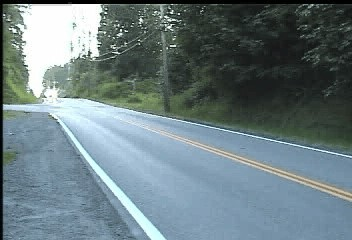
%> input picture MATLAB优化算法案例分析与应用（进阶篇）1-10章程序下载/第2章/19.jpg, 352 x 240 px; the run also reads 2 pictures not shown here
$ octave ysw2_2.m   (GNU Octave 9; MATLAB toolbox functions it lacks are replaced by stand-ins)
%> lines starting %> are read from the running program, lines starting %| are printed output that depends on the picture; in (x1, y1, x2, y2) boxes, pixels count from 0 and x2, y2 are one past the last pixel; in counts of white or black regions, pixels touching at a corner belong together; the program's own positions count from 1
clc,clear,close all
warning off
im1 = imread('19.jpg'); % im1 = im2double(im1);
%> im1 is the input picture: size 240x352x3 uint8; mean R, G, B 107.3, 124.7, 129
im2 = imread('20.jpg'); % im2 = im2double(im2);
im3 = imread('79.jpg'); % im3 = im2double(im3);
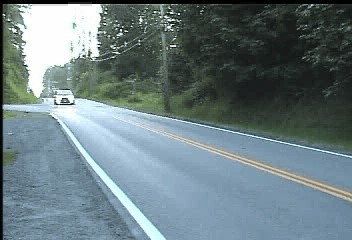
%> input picture MATLAB优化算法案例分析与应用（进阶篇）1-10章程序下载/第2章/79.jpg, 352 x 240 px
%> im3 is the input picture: size 240x352x3 uint8; mean R, G, B 106.7, 124.2, 128.5
im4 = imread('80.jpg'); % im4 = im2double(im4);
im5 = imread('139.jpg');% im5 = im2double(im5);
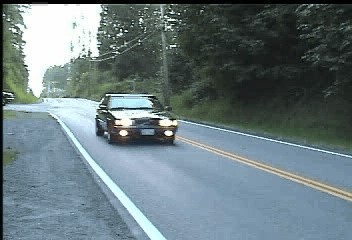
%> input picture MATLAB优化算法案例分析与应用（进阶篇）1-10章程序下载/第2章/139.jpg, 352 x 240 px
%> im5 is the input picture: size 240x352x3 uint8; mean R, G, B 105.5, 121.8, 126.1
im6 = imread('140.jpg');% im6 = im2double(im6);
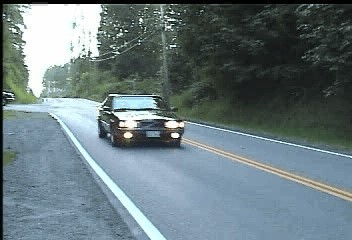
%> input picture MATLAB优化算法案例分析与应用（进阶篇）1-10章程序下载/第2章/140.jpg, 352 x 240 px
%> im6 is the input picture: size 240x352x3 uint8; mean R, G, B 105, 121.3, 125.6
T = 20;
im12 = im2-im1; im12 = im12(:,:,1) > T;
%> after `im12 = im2-im1`:
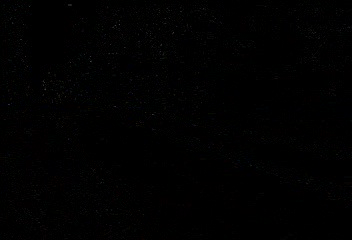
%> im12: size 240x352x3 uint8; mean R, G, B 1.1, 1, 1.1
%> after `im12 = im12(:,:,1) > T`:
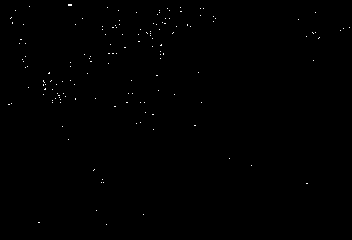
%> im12: size 240x352 logical; 0.23% white in thin lines or dots, all inside (x1, y1, x2, y2) = (8, 4, 350, 225)
figure,imshow(im12,[])
im34 = im4-im3; im34 = im34(:,:,1) > T;
%> after `im34 = im4-im3`: im34: size 240x352x3 uint8; every value is 0
%> after `im34 = im34(:,:,1) > T`: im34: size 240x352 logical; every value is 0
figure,imshow(im34,[])
im56 = im6-im5; im56 = im56(:,:,1) > 20;
%> after `im56 = im56(:,:,1) > 20`:
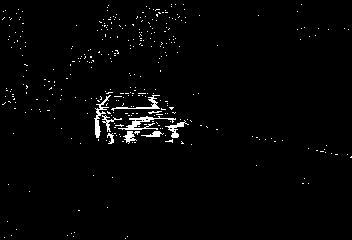
%> im56: size 240x352 logical; 1.9% white in thin lines or dots
figure,imshow(im56,[])
